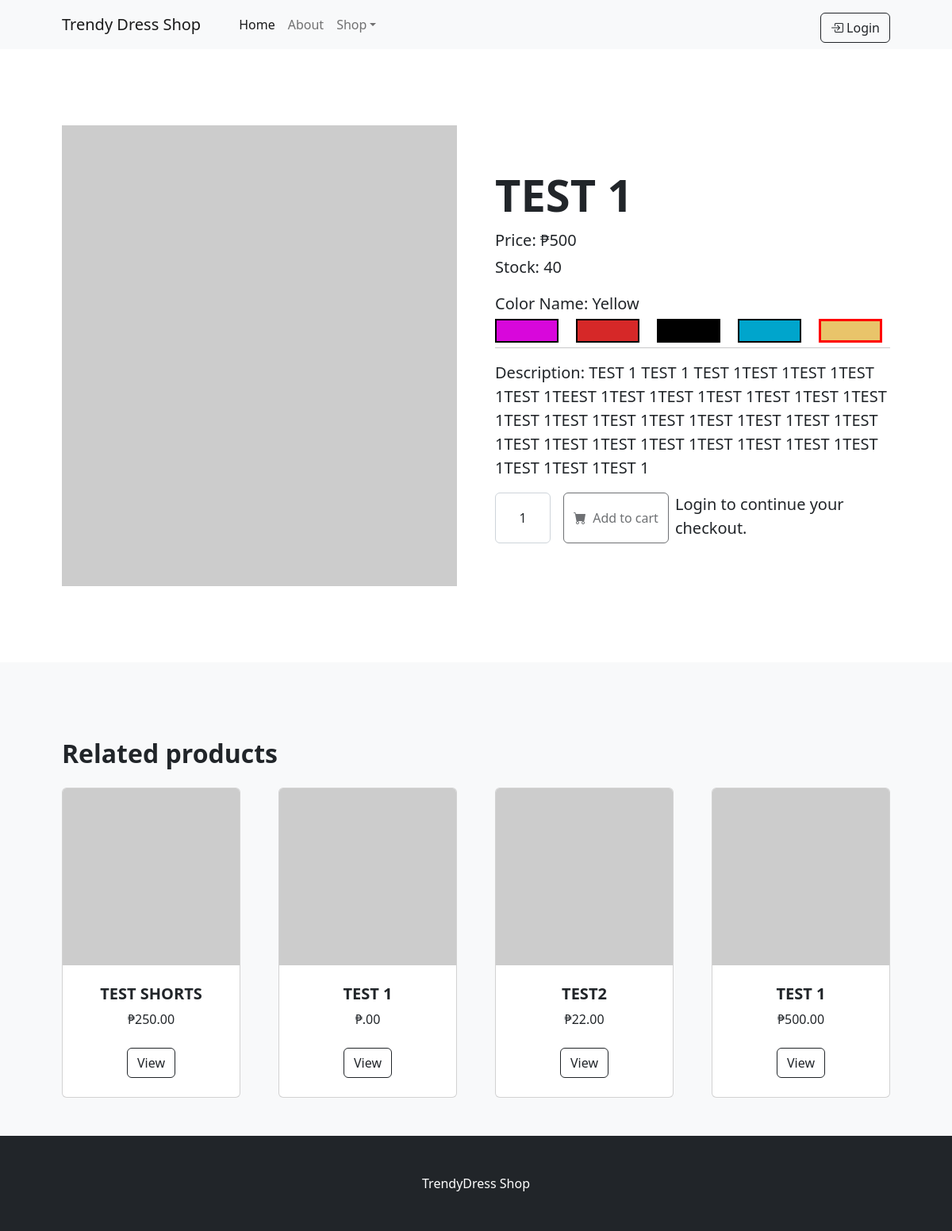
The app's page /view-products.php?id=4&color_id=1 with its own data.
### tables this page shows
CREATE TABLE `products` (
  `id` int NOT NULL,
  `category_id` int DEFAULT NULL,
  `name` varchar(255) DEFAULT NULL,
  `description` text,
  `price` int DEFAULT NULL,
  `color` varchar(11) DEFAULT NULL,
  `created_at` varchar(191) DEFAULT NULL,
  `updated_at` varchar(191) DEFAULT NULL,
  `deleted_at` varchar(191) DEFAULT NULL,
  `created_by` int DEFAULT NULL
);

CREATE TABLE `product_colors` (
  `id` int NOT NULL,
  `product_id` int DEFAULT NULL,
  `name` varchar(255) DEFAULT NULL,
  `code` text,
  `stock_qty` int NOT NULL DEFAULT '0',
  `image` text,
  `created_at` varchar(191) DEFAULT NULL,
  `updated_at` varchar(191) DEFAULT NULL,
  `deleted_at` varchar(191) DEFAULT NULL,
  `created_by` int NOT NULL,
  `updated_by` int NOT NULL
);

### models/Model.php (called while the page is built, shortened)
<?php
class Model
{
    protected $host = "";
    protected $database = "";
    protected $username = "";
    protected $password = "";
    protected $pdo;
    protected $stmt;
    public function __construct(){
        $dotenv = Dotenv\Dotenv::createImmutable(__DIR__);
        $this->host =  $_ENV['DB_HOST'];
        if($_ENV['APP_ENV'] == 'dev'){
            $this->database =  $_ENV['DEV_DB_DATABASE'];
            $this->username =  $_ENV['DEV_DB_USERNAME'];
            $this->password =  $_ENV['DEV_DB_PASSWORD'];
        }else{
            $this->database =  $_ENV['DB_DATABASE'];
            $this->username =  $_ENV['DB_USERNAME'];
            $this->password =  $_ENV['DB_PASSWORD'];
        }
    }
    public function connect(){
        try {
            $this->pdo = new PDO("mysql:host={$this->host};dbname={$this->database};charset=utf8","{$this->username}","{$this->password}");
            $this->pdo->setAttribute(PDO::ATTR_ERRMODE, PDO::ERRMODE_EXCEPTION);
            $this->pdo->setAttribute(PDO::ATTR_DEFAULT_FETCH_MODE, PDO::FETCH_ASSOC);
        } catch (PDOException $e) {
            echo $e->getMessage();
        }
    }
    public function setQuery($qry){
        $this->qry = $qry;
        $this->stmt = $this->pdo->query($this->qry);
        return $this;
    }
    public function getAll(){
        try {
            return $this->stmt->fetchAll();
        } catch (PDOException $e) {
            return $e->getMessage();
        }
    }
    public function getFirst(){
        try {
            $data =  $this->stmt->fetch();
            return (object) $data;
        } catch (PDOException $e) {
            return $e->getMessage();
        }
    }
}

### models/Product.php (called while the page is built, shortened)
<?php
Class Product extends Model {
    public static function getRelatedProducts(){
        $instance = new self;
        $categories = $instance->setQuery("
            SELECT
                P.*,
                C.id as category_id,
                C.name AS category_name,
                PC.stock_qty,
                PC.name as color_name,
                PC.image,
                PC.id as color_id
            FROM products AS P
            LEFT JOIN categories AS C ON P.category_id = C.id
            LEFT JOIN product_colors AS PC ON P.id = PC.product_id
            AND P.deleted_at IS NULL
            ORDER BY P.created_at DESC
            LIMIT 4
        ")->getAll();
        return $categories;
    }
    public static function findProduct($id, $color_id = 0){
        $qry = "
            SELECT
                P.*,
                C.id as category_id,
                C.name AS category_name,
                PC.stock_qty,
                PC.name as color_name,
                PC.image,
                PC.id as color_id
            FROM products AS P
            LEFT JOIN categories AS C ON P.category_id = C.id
            LEFT JOIN product_colors AS PC ON P.id = PC.product_id
            WHERE P.id = $id
            AND P.deleted_at IS NULL
            ORDER BY P.created_at DESC
        ";
        if($color_id){
            $qry = "
                SELECT
                    P.*,
                    C.id as category_id,
                    C.name AS category_name,
                    PC.stock_qty,
                    PC.name as color_name,
                    PC.image,
                    PC.id as color_id
                FROM products AS P
                LEFT JOIN categories AS C ON P.category_id = C.id
                LEFT JOIN product_colors AS PC ON P.id = PC.product_id
                WHERE P.id = $id
                AND PC.id = $color_id
                AND P.deleted_at IS NULL
                ORDER BY P.created_at DESC
            ";
        }
        $instance = new self;
        $prodduct = $instance->setQuery($qry)->getFirst();
        return $prodduct;
    }
}

### models/ProductColor.php (called while the page is built, shortened)
<?php
Class ProductColor extends Model {
    public static function getProductColors($product_id){
        $instance = new self;
        $categories = $instance->setQuery("
            SELECT *  FROM `product_colors`
            WHERE `deleted_at` IS NULL
            AND `product_id` = $product_id
            ORDER BY `created_at` DESC;
        ")->getAll();
        return $categories;
    }
}

### view-products.php (the view, shortened to what this page needs)
<?php
    include_once("./includes/header.php");
    $id = $_REQUEST['id'];
    $color_id = isset($_REQUEST['color_id']) && $_REQUEST['color_id'] ? $_REQUEST['color_id'] : 0;
    $product = new Product;
    $products = $product->findProduct( $id, $color_id );
    $product_color = new ProductColor;
    $product_colors = $product_color->getProductColors( $id );
?>
    <section class="py-5">
        <div class="container px-4 px-lg-5 my-5">
            <div class="row gx-4 gx-lg-5 align-items-center">
                <div class="col-md-6">
                    <?php if($products->image){ ?>
                        <img class="card-img-top mb-5 mb-md-0" max-width="600" max-height="700" src="./admin/<?=$products->image?>" alt="products-name.png" />`
                    <?php }else{  ?>
                        <img class="card-img-top mb-5 mb-md-0" src="https://dummyimage.com/600x700/dee2e6/6c757d.jpg" alt="no-image.png" />
                    <?php }  ?>
                </div>
                <div class="col-md-6">
                    <h3 class="display-4 fw-bolder"><?=  $products->name  ?></h3>
                    <div class="fs-5 mb-3">
                        <div class="small mb-1 lead"><?= 'Price'. ': '. '₱'. $products->price  ?></div>
                        <div class="small mb-1 lead"><?= 'Stock'. ': '. $products->stock_qty  ?></div>
                    </div>
                    <div class="small mb-1 lead"><?= 'Color Name'. ': '. $products->color_name  ?></div>
                    <div class="color-container" style="display: flex; flex-wrap: wrap; justify-content: space-between;">
                        <?php foreach ($product_colors as $color): ?>
                            <?php
                                $product_color_id = $color['id'];
                                $product_id = $color['product_id'];
                                $product_color_name = $color['name'];
                            ?>
                            <a href="view-products.php?id=<?=$product_id?>&color_id=<?=$product_color_id?>" data-toggle="tooltip" data-placement="top"  title="<?= $color['name'] ?>"  style="flex-basis: calc(20% - 10px); height: 20px; text-decoration: none;">
                                <div <?php
                                    if($product_color_id == $color_id || $products->color_name == $product_color_name ){
                                        echo 'class="active-color-selected "';
                                    }
                                ?> style="flex-basis: calc(20% - 10px); height: 30px; max-width: 80px; background-color: <?= $color['code'] ?>; border: 2px solid black; cursor: pointer;">
                                </div>
                            </a>
                        <?php endforeach; ?>
                    </div>
                    <hr>
                    <p class="lead"><?= 'Description'. ': '. $products->description  ?> </p>
                    <form action="add-to-cart.php" method="POST" onsubmit="return checkUser();">
                        <div class="d-flex">
                            <input name="quantity" required placeholder="0" value="1" class="form-control text-center me-3" id="inputQuantity" type="text" value="" style="width: 70px; max-width: 5rem" <?= $products->stock_qty < 1 ? 'disabled' : '' ?> />
                            <?php if( isset($_SESSION["loggedInUser"]) ) { ?>
                                <input type="hidden" name="customer_id" value="<?=$client_id?>">
                                <?php if( count($product_colors) > 0 ){ ?>
                                    <button class="btn btn-outline-dark flex-shrink-0" name="add-cart" type="submit">
                                        <i class="bi-cart-fill me-1"></i>
                                        Add to cart
                                    </button>
                                <?php } else {?>
                                    <button class="btn btn-outline-dark flex-shrink-0" disabled >
                                        <i class="bi-cart-fill me-1"></i>
                                        Add to cart (Out of Stock)
                                    </button>
                                <?php } ?>
                            <?php } else {?>
                                <button class="btn btn-outline-dark flex-shrink-0" type="submit" disabled>
                                    <i class="bi-cart-fill me-1"></i>
                                    Add to cart
                                </button>
                                <div class="small mb-1 mx-2 lead">Login to continue your checkout.</div>
                            <?php } ?>
                        </div>
                    </form>
                </div>
            </div>
        </div>
    </section>
    <section class="py-5 bg-light mb-4">
        <div class="container px-4 px-lg-5 my-5">
            <h2 class="fw-bolder mb-4">Related products</h2>
            <div class="row gx-4 gx-lg-5 row-cols-2 row-cols-md-3 row-cols-xl-4 justify-content-center">
                <?php require_once('./includes/display-related-products.php') ?>
            </div>
        </div>
    </section>
    <?php include_once("./includes/footer.php"); ?>

### includes/display-related-products.php (shortened to what this page needs)
<?php
    $product = new Product;
    $relatedProducts = $product->getRelatedProducts();
    foreach ($relatedProducts as $key => $value) {
        addItemInProductList(
            $value['name'],
            $value['price'],
            $value['id'],
            $value['color_name'],
            $value['image'],
            $value['color_id'] ? $value['color_id'] : 0,
        );
    }
    function addItemInProductList($name, $price, $id, $color_name, $image, $color_id ){
        $img_link = getImageLink($image);
        echo '
           <div class="col mb-5">
               <div class="card h-100">
                   <img class="card-img-top" src="'. $img_link .'" alt="..." />
                   <div class="card-body p-4">
                       <div class="text-center">
                           <h5 class="fw-bolder">'. $name .'</h5>
                           ₱'. $price .'.00
                       </div>
                   </div>
                   <div class="card-footer p-4 pt-0 border-top-0 bg-transparent">
                       <div class="text-center"><a class="btn btn-outline-dark mt-auto" href="./view-products.php?id='.$id.'&color_id='.$color_id.'">View</a></div>
                   </div>
               </div>
           </div>
        ';
    }
?>

### view-products.php (style rules this page uses)
.active-color-selected { border: 3px solid red !important; }

### records on screen
products: name "TEST 1", price "500", product_colors.stock_qty "40", product_colors.name "Yellow", description "TEST 1 TEST 1 TEST 1TEST 1TEST 1TEST 1TEST 1TEEST 1TEST 1TEST 1TEST 1TEST 1TEST 1TEST 1TEST 1TEST 1TEST 1TEST 1TEST 1TEST 1TEST 1TEST 1TEST 1TEST 1TEST 1TEST 1TEST 1TEST 1TEST 1TEST 1TEST 1TEST 1TEST 1"
product_colors: $product_color_id 2 (drawn)
product_colors: quantity "1"
products: name "TEST SHORTS", price "250"
products: name "TEST 1"
products: name "TEST2", price "22"
